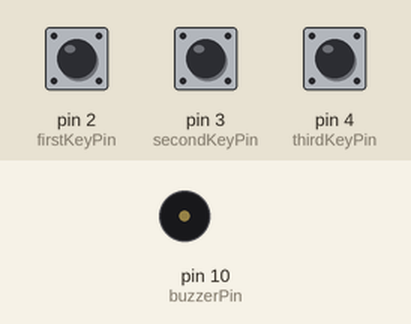
Recording of a sketch running on a simulated Arduino Uno, built with avr-gcc and run on an emulated ATmega328P. Parts: buzzer (waves = sounding). The test bench sets the inputs (shaded band); at power-on: pin 2 (firstKeyPin) HIGH, pin 3 (secondKeyPin) HIGH, pin 4 (thirdKeyPin) HIGH.

Above: at 1.2 s.
1.3 s: pin 2 (firstKeyPin) pulled LOW for 0.15 s
At 1.37 s:
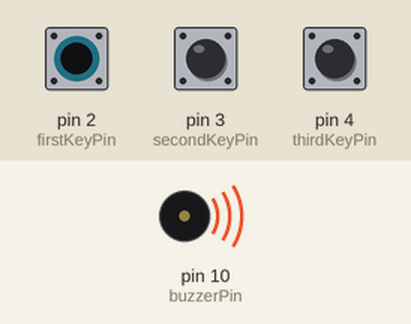
2.9 s: pin 2 (firstKeyPin) pulled LOW for 3.2 s
At 6.4 s:
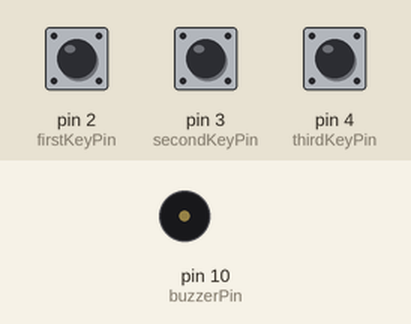
7.6 s: pin 3 (secondKeyPin) pulled LOW for 3.2 s
At 8.8 s:
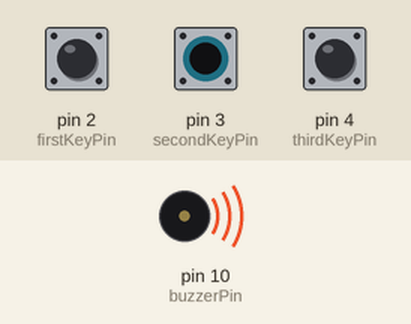
Timing chart, 0 to 12.3 s (numbered marks = the images above; inputs shaded):
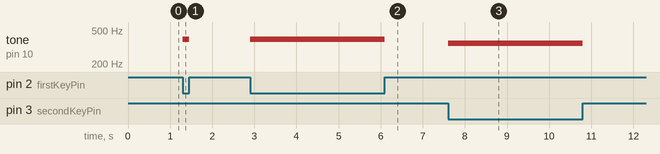

The sketch:

SIK_Circuit_2B_DigitalTrumpet_ChangeKey.ino
```cpp
/*
  SparkFun Inventor’s Kit
  Circuit 2B-ButtonTrumpet

  Use 3 buttons plugged to play musical notes on a buzzer.

  This sketch was written by SparkFun Electronics, with lots of help from the Arduino community.
  This code is completely free for any use.

  View circuit diagram and instructions at: https://learn.sparkfun.com/tutorials/sparkfun-inventors-kit-experiment-guide---v41
  Download drawings and code at: https://github.com/sparkfun/SIK-Guide-Code
*/

//set the pins for the button and buzzer
int firstKeyPin = 2;
int secondKeyPin = 3;
int thirdKeyPin = 4;

int buzzerPin = 10;

const int c = 262;
const int d = 294;
const int e = 330;
const int f = 349;
const int g = 392;
const int a = 440;
const int b = 494;
const int C = 523;


void setup() {
  //set the button pins as inputs
  pinMode(firstKeyPin, INPUT_PULLUP);
  pinMode(secondKeyPin, INPUT_PULLUP);
  pinMode(thirdKeyPin, INPUT_PULLUP);

  //set the buzzer pin as an output
  pinMode(buzzerPin, OUTPUT);
}

void loop() {

  double toneToPlay = 0;

  if (digitalRead(firstKeyPin) == LOW) {      //if the first key is pressed
    tone(buzzerPin, g);                     //play the frequency for c
  }
  else if (digitalRead(secondKeyPin) == LOW) { //if the second key is pressed
    tone(buzzerPin, f);                     //play the frequency for e
  }
  else if (digitalRead(thirdKeyPin) == LOW) { //if the third key is pressed
    tone(buzzerPin, e);                     //play the frequency for g
  }
  else {
    noTone(buzzerPin);                        //if no key is pressed turn the buzzer off
  }
}
```

Measured:
- after the input at 1.3 s, tone on pin 10 (buzzerPin): silent → 392 Hz at once, → silent 0.15 s later
- after the input at 2.9 s, tone on pin 10 (buzzerPin): silent → 392 Hz at once, → silent 3.2 s later
- after the input at 7.6 s, tone on pin 10 (buzzerPin): silent → 349 Hz at once, → silent 3.2 s later
